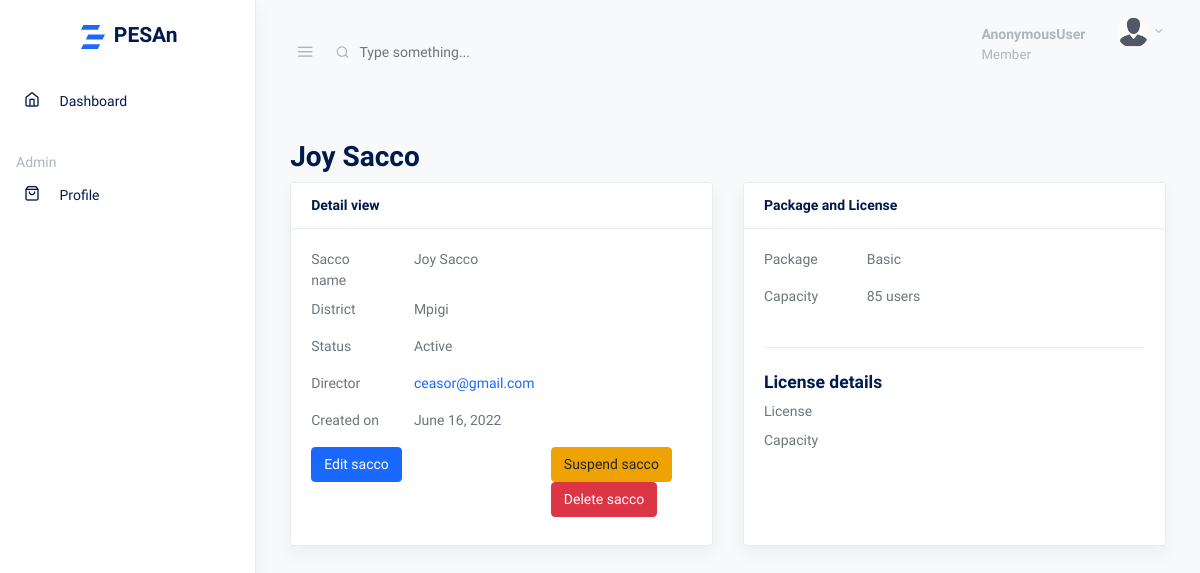
The app's page /saccos/6/detail with its own data.
### core/models.py (models this page shows, shortened)
class CustomModel(models.Model):
    created_on = models.DateTimeField(auto_now_add=True)
    updated_on = models.DateTimeField(auto_now=True, null=True)
    class Meta:
        abstract = True
        ordering = ['created_on']

class Sacco(CustomModel):
    name = models.CharField(max_length=80, unique=True)
    package = models.ForeignKey(Package, null=True, on_delete=models.SET_NULL, related_name='bussiness_package')  # TODO Set package to default rather than null
    district = models.CharField(max_length=60, null=True, blank=True,)
    location = models.CharField(max_length=60, null=True, blank=True,)
    email = models.EmailField(null=True, blank=True, unique=True)
    director = models.ForeignKey(User, null=True, on_delete=models.SET_NULL, related_name='bussiness_director', blank=True,)
    status = models.CharField(max_length=10, default='inactive')
    created_by = models.ForeignKey(User, on_delete=models.CASCADE, related_name='bussiness_creator')
    updated_by = models.ForeignKey(User, on_delete=models.CASCADE, related_name='bussiness_updater', null=True, blank=True)
    objects = models.Manager()
    filtered_objects = SaccoManager()
    class Meta:
        ordering = ['-created_on']
    def __str__(self):
        return self.name

class Package(CustomModel):
    name = models.CharField(max_length=60, unique=True)
    capacity = models.PositiveIntegerField()
    price = models.PositiveIntegerField(validators=[MinValueValidator(120000)], help_text='The minimum package price is 120,000/= per year ')
    status = models.CharField(max_length=10, default='active')
    def __str__(self):
        return self.name

### accounts/models.py (models this page shows, shortened)
class User(AbstractBaseUser, PermissionsMixin):
    USERNAME_FIELD = 'email'
    REQUIRED_FIELDS = []
    first_name = models.CharField(max_length=20, blank=True, null=True)
    last_name = models.CharField(max_length=20, blank=True, null=True)
    username = models.CharField(max_length=20, blank=True, null=True)
    email = models.EmailField(unique=True)
    telephone = models.CharField(max_length=15, blank=True, null=True, unique=True)
    id_type = models.CharField(max_length=20, blank=True, choices=ID_TYPE, default='national')
    id_number = models.CharField(max_length=30, blank=True, null=True, validators=[MinLengthValidator(9), MaxLengthValidator(14)])
    photo = models.ImageField(upload_to='profile/', blank=True, null=True, validators=[image_validator])
    date_joined = models.DateTimeField(auto_now_add=True)
    updated_at = models.DateTimeField(auto_now=True)
    is_active = models.BooleanField(default=True)
    is_staff = models.BooleanField(default=False)
    is_member = models.BooleanField(default=False)
    is_previously_logged_in = models.BooleanField(default=False)
    gender = models.CharField(max_length=20, choices=MARITAL_STATUS, default='single')
    village = models.CharField(max_length=60, blank=True, null=True)
    date_of_birth = models.DateField(auto_now_add=False, auto_created=False, blank=True, null=True, validators=[dob_validation])
    gender = models.CharField(max_length=20, blank=True, choices=GENDER, default='single')
    next_of_kin_name = models.CharField(max_length=50, blank=True, null=True)
    next_of_kin_contact = models.CharField(max_length=50, blank=True, null=True)
    occupation = models.CharField(max_length=60, blank=True, null=True)
    employer_type = models.CharField(max_length=60, blank=True, choices=EMPLOYER_TYPE, default='organization')
    organization = models.CharField(max_length=80, blank=True, null=True)
    objects = UserManager()
    class Meta:
        ordering = ['-date_joined', '-updated_at']
    def __str__(self):
        return self.email
    def get_absolute_url(self):
        return reverse('user', kwargs={'pk': self.pk})

### core/views.py (the view)
# urls.py: path('saccos/<str:pk>/detail', SaccoDetailView.as_view() , name='sacco_detail'),
class SaccoDetailView(DetailView):
    model = Sacco
    template_name = "saccos/detail.html"
    context_object_name = 'sacco'

### templates/saccos/detail.html (shortened to what this page needs)
{% extends 'base.html' %}
{% load crispy_forms_tags %}
{% load humanize %}
{% block content %}
<div class="container-fluid">
    <div class="row justify-content-center">
      <div class="col-12">
        <h2 class="page-title">{{sacco|title}}</h2>
        <div class="card-deck">
          <div class="card shadow mb-4">
            <div class="card-header">
              <strong class="card-title">Detail view</strong>
            </div>
            <div class="card-body">
                    <div class="row">
                      <label  class="col-sm-3">Sacco name</label>
                      <div class="col-sm-9">
                        <p>{{sacco.name|title}}</p>
                      </div>
                    </div>
                      <div class="row">
                        <label  class="col-sm-3">District</label>
                        <div class="col-sm-9">
                          <p>{{sacco.district|title}}</p>
                        </div>
                      </div>
                      <div class="row">
                        <label  class="col-sm-3">Status</label>
                        <div class="col-sm-9">
                          <p>{{sacco.status|title}}</p>
                        </div>
                      </div>
                      <div class="row">
                        <label  class="col-sm-3">Director</label>
                        <div class="col-sm-9">
                          <p><a href="{{ sacco.director.get_absolute_url }}">{{sacco.director}}</a></p>
                        </div>
                      </div>
                      <div class="row">
                        <label  class="col-sm-3">Created on</label>
                        <div class="col-sm-9">
                          <p>{{sacco.package.created_on|date}}</p>
                        </div>
                      </div>
                    <div class="row">
                      <div class="col-md-7">
                        <div class="form-group mb-2">
                          <a href="{% url 'sacco_update' sacco.id %}" class="btn btn-primary">Edit sacco</a>
                        </div>
                      </div>
                      <div class="col-md-5">
                        <div class="form-group mb-2">
                          {% if sacco.status == 'active' %}
                            <a href="{% url 'sacco_activation' sacco.id %}" class="btn btn-warning">Suspend sacco</a>
                        {% else %}
                             <a href="{% url 'sacco_activation' sacco.id %}" class="btn btn-success">Activate sacco</a>
                          {% endif %}
                          <a href="{% url 'sacco_delete' sacco.id %}" class="btn btn-danger">Delete sacco</a>
                        </div>
                      </div>
                    </div>
            </div>
          </div>
          <div class="card shadow mb-4">
            <div class="card-header">
              <strong class="card-title">Package and License</strong>
            </div>
            <div class="card-body">
                <div class="row">
                    <label  class="col-sm-3">Package</label>
                    <div class="col-sm-9">
                      <p>{{sacco.package|title}}</p>
                    </div>
                  </div>
                  <div class="row">
                    <label  class="col-sm-3">Capacity</label>
                    <div class="col-sm-9">
                      <p>{{sacco.package.capacity|intcomma}} users</p>
                    </div>
                  </div>
                  <hr class="my-4">
                  <h5>License details</h5>
                  <div class="row">
                    <label  class="col-sm-3">License</label>
                    <div class="col-sm-9">
                    </div>
                  </div>
                  <div class="row">
                    <label  class="col-sm-3">Capacity</label>
                    <div class="col-sm-9">
                    </div>
                  </div>
            </div>
          </div>
        </div>
      </div>
    </div>
  </div>
{% endblock content %}

### records on screen
Sacco: name "Joy Sacco", district "Mpigi", status "Active", director "ceasor@gmail.com", package.created_on "June 16, 2022", package "Basic", package.capacity "85"

### other values on screen
{{ user }} "AnonymousUser"
